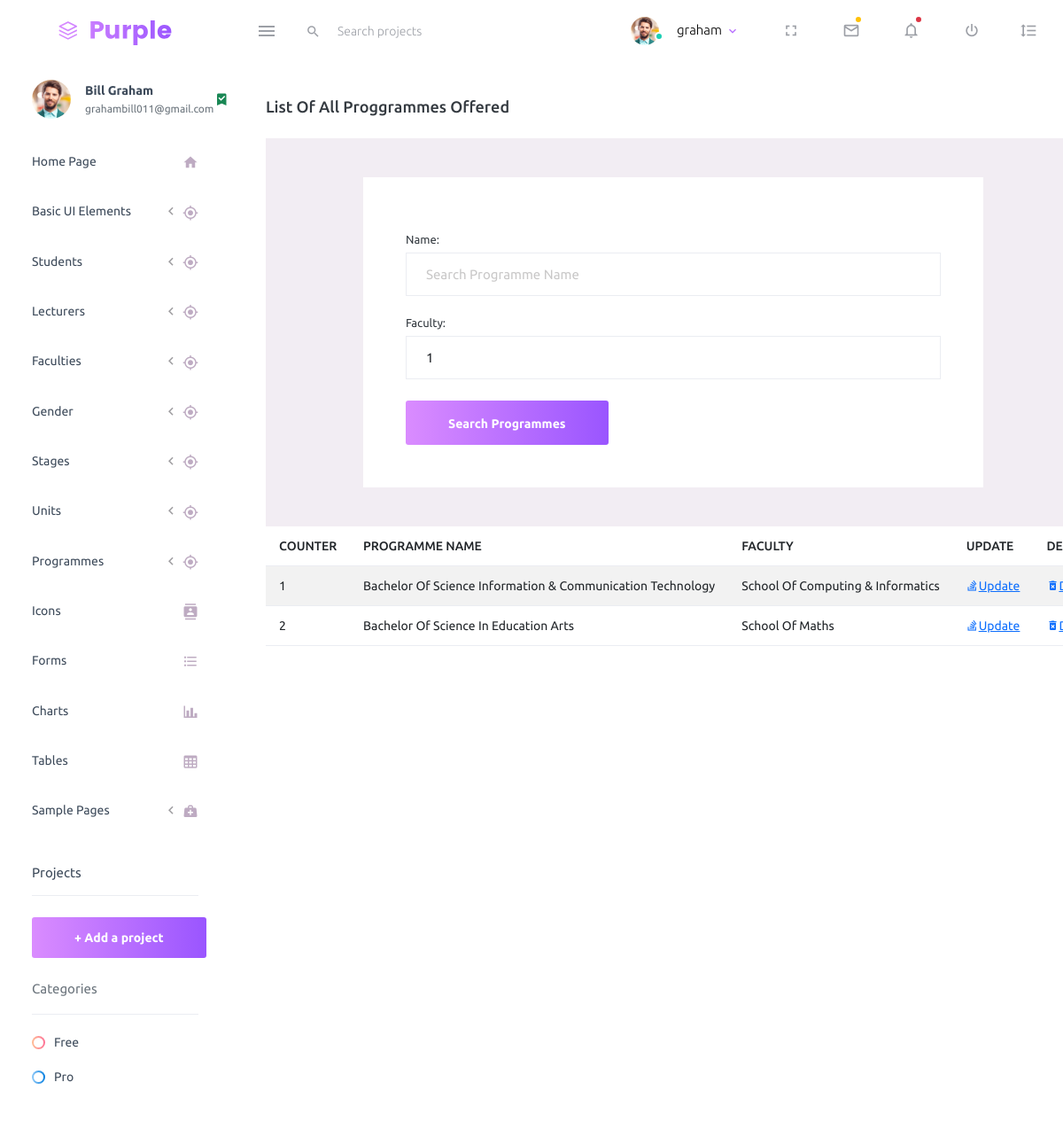
/school/list-programme/ (signed in), run on the app's committed database.
### school/models.py (models this page shows, shortened)
class Programmes(models.Model):
    name=models.CharField(max_length=255, blank=True, null=True)
    faculty=models.ForeignKey(Faculty, on_delete=models.CASCADE, default=1)

class Faculty(models.Model):
    school=models.CharField(max_length=255, blank=True, null=True)
    date_created=models.DateTimeField(null=True, blank=True, auto_now_add=True)
    date_updated=models.DateTimeField(null=True, blank=True, auto_now=True)
    def __str__(self):
        return self.school

### school/views.py (the view)
# urls.py: path('list-programme/', views.ListProgrammes, name='list-programme'),
@login_required
def ListProgrammes(request):
	title = 'List of All Proggrammes Offered'
	form = ProgrammeSearchForm(request.POST or None)
	queryset = Programmes.objects.all()
	context = {
		"title": title,
		"queryset": queryset,
	}
	if request.method == 'POST':
		queryset = Programmes.objects.filter(name__icontains=form['name'].value(),
                                        faculty__icontains=form['faculty'].value())
	context = {
	"form": form,
	"title": title,
	"queryset": queryset,
	}
	return render(request, "school/list-programmes.html", context)

### school/forms.py
class ProgrammeSearchForm(forms.ModelForm):
     class Meta:
        model=Programmes
        fields=['name', 'faculty']
        widgets = {'name':forms.TextInput(attrs={'class':'form-control','placeholder':'Search Programme Name'}),
        'faculty':forms.TextInput(attrs={'class':'form-control','placeholder':'eg: School Of Computing & Informatics'})}

### school/templates/school/list-programmes.html (shortened to what this page needs)
{% extends 'index2.html' %}
{% load static %}
{% block content %}
<div class="col-lg-10 grid-margin stretch-card">
    <div class="card">
      <div class="card-body">
        <h4 class="card-title">{{title}}</h4>
        <div class="content-wrapper d-flex align-items-center auth">
            <div class="row flex-grow">
              <div class="col-lg-10 mx-auto">
                <div class="auth-form-light text-left p-5">
                  <form class="pt-3" method="post" action="">
                      <fieldset>
                        {% for fm in form %}
                            <div class="form-group">
                                {{fm.label_tag}}
                                {{fm}}
                            </div>
                        {% endfor %}
                        <div class="mt-3">
                          <button class="btn btn-block btn-gradient-primary btn-lg font-weight-medium auth-form-btn" type="submit">Search Programmes</button>
                        </div>
                      </fieldset>
                  </form>
                </div>
              </div>
            </div>
          </div>
        <div class="col-lg-12 table-responsive fixed-table-body">
          <table class="table table-striped">
            <thead>
              <tr>
                <th> COUNTER </th>
                <th> PROGRAMME NAME </th>
                <th> FACULTY </th>
                <th> UPDATE </th>
                <th> DELETE </th>
              </tr>
            </thead>
            <tbody>
              {% for instance in queryset %}
              <tr>
                  <td class="py-1">{{forloop.counter}}</td>
                  <td>{{instance.name}}</td>
                  <td>{{instance.faculty}}</td>
                  <td><a class="mdi mdi-stack-overflow" href="{% url 'school:edit-programme' instance.id%}">Update</a></td>
                  <td><a class="mdi mdi-delete-forever" href="{% url 'school:delete-programme' instance.id%}">Delete</a></td>
              </tr>
              {% endfor %}
            </tbody>
          </table>
        </div>
      </div>
    </div>
  </div>
  {% endblock content %}

### school/templates/navbar.html (shortened to what this page needs)
      {% load static %}
      <nav class="navbar default-layout-navbar col-lg-12 col-12 p-0 fixed-top d-flex flex-row">
        <div class="text-center navbar-brand-wrapper d-flex align-items-center justify-content-center">
          <a class="navbar-brand brand-logo" href="/"><img src="{% static 'dash/assets/images/logo.svg' %}" alt="logo" /></a>
        </div>
        <div class="navbar-menu-wrapper d-flex align-items-stretch">
          <button class="navbar-toggler navbar-toggler align-self-center" type="button" data-toggle="minimize">
            <span class="mdi mdi-menu"></span>
          </button>
          <div class="search-field d-none d-md-block">
            <form class="d-flex align-items-center h-100" action="#">
              <div class="input-group">
                <div class="input-group-prepend bg-transparent">
                  <i class="input-group-text border-0 mdi mdi-magnify"></i>
                </div>
                <input type="text" class="form-control bg-transparent border-0" placeholder="Search projects">
              </div>
            </form>
          </div>
          <ul class="navbar-nav navbar-nav-right">
            <li class="nav-item nav-profile dropdown">
              <a class="nav-link dropdown-toggle" id="profileDropdown" href="#" data-bs-toggle="dropdown" aria-expanded="false">
                <div class="nav-profile-img">
                  <img src="{% static 'dash/assets/images/faces/face1.jpg' %}" alt="image">
                  <span class="availability-status online"></span>
                </div>
                <div class="nav-profile-text">
                  <p class="mb-1 text-black">{{request.user}}</p>
                </div>
              </a>
            </li>
            <li class="nav-item d-none d-lg-block full-screen-link">
              <a class="nav-link">
                <i class="mdi mdi-fullscreen" id="fullscreen-button"></i>
              </a>
            </li>
            <li class="nav-item dropdown">
              <a class="nav-link count-indicator dropdown-toggle" id="messageDropdown" href="#" data-bs-toggle="dropdown" aria-expanded="false">
                <i class="mdi mdi-email-outline"></i>
                <span class="count-symbol bg-warning"></span>
              </a>
            </li>
            <li class="nav-item dropdown">
              <a class="nav-link count-indicator dropdown-toggle" id="notificationDropdown" href="#" data-bs-toggle="dropdown">
                <i class="mdi mdi-bell-outline"></i>
                <span class="count-symbol bg-danger"></span>
              </a>
            </li>
            <li class="nav-item nav-logout d-none d-lg-block">
              <a class="nav-link" href="#">
                <i class="mdi mdi-power"></i>
              </a>
            </li>
            <li class="nav-item nav-settings d-none d-lg-block">
              <a class="nav-link" href="#">
                <i class="mdi mdi-format-line-spacing"></i>
              </a>
            </li>
          </ul>
        </div>
      </nav>

### school/templates/side_bar.html (shortened to what this page needs)
        {% load static %}
        <nav class="sidebar sidebar-offcanvas" id="sidebar">
            <ul class="nav">
              <li class="nav-item nav-profile">
                <a href="#" class="nav-link">
                  <div class="nav-profile-image">
                    <img src="{% static 'dash/assets/images/faces/face1.jpg' %}" alt="profile">
                  </div>
                  <div class="nav-profile-text d-flex flex-column">
                    <span class="font-weight-bold mb-2">{{request.user.first_name}} {{request.user.last_name}}</span>
                    <span class="text-secondary text-small">{{request.user.email}}</span>
                  </div>
                  <i class="mdi mdi-bookmark-check text-success nav-profile-badge"></i>
                </a>
              </li>
              <li class="nav-item">
                <a class="nav-link" href="{% url 'home' %}">
                  <span class="menu-title">Home Page</span>
                  <i class="mdi mdi-home menu-icon"></i>
                </a>
              </li>
              <li class="nav-item">
                <a class="nav-link" data-bs-toggle="collapse" href="#ui-basic" aria-expanded="false" aria-controls="ui-basic">
                  <span class="menu-title">Basic UI Elements</span>
                  <i class="menu-arrow"></i>
                  <i class="mdi mdi-crosshairs-gps menu-icon"></i>
                </a>
              </li>
              <li class="nav-item">
                <a class="nav-link" data-bs-toggle="collapse" href="#students" aria-expanded="false" aria-controls="ui-basic">
                  <span class="menu-title">Students</span>
                  <i class="menu-arrow"></i>
                  <i class="mdi mdi-crosshairs-gps menu-icon"></i>
                </a>
              </li>
              <li class="nav-item">
                <a class="nav-link" data-bs-toggle="collapse" href="#lecs" aria-expanded="false" aria-controls="ui-basic">
                  <span class="menu-title">Lecturers</span>
                  <i class="menu-arrow"></i>
                  <i class="mdi mdi-crosshairs-gps menu-icon"></i>
                </a>
              </li>
              <li class="nav-item">
                <a class="nav-link" data-bs-toggle="collapse" href="#faccs" aria-expanded="false" aria-controls="ui-basic">
                  <span class="menu-title">Faculties</span>
                  <i class="menu-arrow"></i>
                  <i class="mdi mdi-crosshairs-gps menu-icon"></i>
                </a>
              </li>
              <li class="nav-item">
                <a class="nav-link" data-bs-toggle="collapse" href="#gender" aria-expanded="false" aria-controls="ui-basic">
                  <span class="menu-title">Gender</span>
                  <i class="menu-arrow"></i>
                  <i class="mdi mdi-crosshairs-gps menu-icon"></i>
                </a>
              </li>
              <li class="nav-item">
                <a class="nav-link" data-bs-toggle="collapse" href="#stages" aria-expanded="false" aria-controls="ui-basic">
                  <span class="menu-title">Stages</span>
                  <i class="menu-arrow"></i>
                  <i class="mdi mdi-crosshairs-gps menu-icon"></i>
                </a>
              </li>
              <li class="nav-item">
                <a class="nav-link" data-bs-toggle="collapse" href="#units" aria-expanded="false" aria-controls="ui-basic">
                  <span class="menu-title">Units</span>
                  <i class="menu-arrow"></i>
                  <i class="mdi mdi-crosshairs-gps menu-icon"></i>
                </a>
              </li>
              <li class="nav-item">
                <a class="nav-link" data-bs-toggle="collapse" href="#programmes" aria-expanded="false" aria-controls="ui-basic">
                  <span class="menu-title">Programmes</span>
                  <i class="menu-arrow"></i>
                  <i class="mdi mdi-crosshairs-gps menu-icon"></i>
                </a>
              </li>
              <li class="nav-item">
                <a class="nav-link" href="{% static 'dash/pages/icons/mdi.html' %}">
                  <span class="menu-title">Icons</span>
                  <i class="mdi mdi-contacts menu-icon"></i>
                </a>
              </li>
              <li class="nav-item">
                <a class="nav-link" href="{% static 'dash/pages/forms/basic_elements.html' %}">
                  <span class="menu-title">Forms</span>
                  <i class="mdi mdi-format-list-bulleted menu-icon"></i>
                </a>
              </li>
              <li class="nav-item">
                <a class="nav-link" href="{% static 'dash/pages/charts/chartjs.html' %}">
                  <span class="menu-title">Charts</span>
                  <i class="mdi mdi-chart-bar menu-icon"></i>
                </a>
              </li>
              <li class="nav-item">
                <a class="nav-link" href="{% static 'dash/pages/tables/basic-table.html' %}">
                  <span class="menu-title">Tables</span>
                  <i class="mdi mdi-table-large menu-icon"></i>
                </a>
              </li>
              <li class="nav-item">
                <a class="nav-link" data-bs-toggle="collapse" href="#general-pages" aria-expanded="false" aria-controls="general-pages">
                  <span class="menu-title">Sample Pages</span>
                  <i class="menu-arrow"></i>
                  <i class="mdi mdi-medical-bag menu-icon"></i>
                </a>
              </li>
              <li class="nav-item sidebar-actions">
                <span class="nav-link">
                  <div class="border-bottom">
                    <h6 class="font-weight-normal mb-3">Projects</h6>
                  </div>
                  <button class="btn btn-block btn-lg btn-gradient-primary mt-4">+ Add a project</button>
                  <div class="mt-4">
                    <div class="border-bottom">
                      <p class="text-secondary">Categories</p>
                    </div>
                    <ul class="gradient-bullet-list mt-4">
                      <li>Free</li>
                      <li>Pro</li>
                    </ul>
                  </div>
                </span>
              </li>
            </ul>
          </nav>

### data on the page
Programmes: name "Bachelor Of Science Information & Communication Technology", faculty "School Of Computing & Informatics"
Programmes: name "Bachelor Of Science In Education Arts", faculty "School Of Maths"

### other printed values
{{ request.user }} "graham"
{{ request.user.first_name }} "Bill"
{{ request.user.last_name }} "Graham"
{{ request.user.email }} "grahambill011@gmail.com"
{{ title }} "List Of All Proggrammes Offered"
{{ fm.label_tag }} "Name:" "Faculty:"
